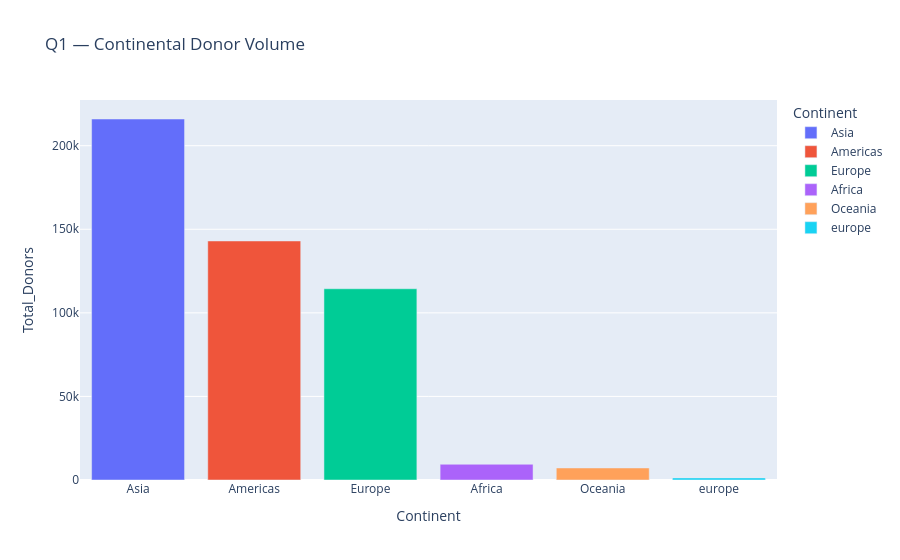

Source (notebook cell):
### Markdown cell above
### Q1. How does total donor volume vary across continents?
**Analysis and justification:** This view is selected to compare the relevant groups or examine the relationship between the variables. Use rates for population-adjusted comparisons and treat correlations as associations, not causation. After running the cell, record the highest/lowest groups, the pattern, any outliers, and one limitation in your report.

### Code cell
tmp = df.groupby("Continent", dropna=False)["Total_Donors"].sum().reset_index().sort_values("Total_Donors", ascending=False)
fig = px.bar(tmp, x="Continent", y="Total_Donors", color="Continent", title="Q1 — Continental Donor Volume")
fig.show()
print(tmp.to_string(index=False))

### Figure 1 — Plotly figure (JSON) as saved in the notebook; plotly's stock layout.template omitted (floating-point values rounded to 4 significant figures)
{"data": [{"hovertemplate": "Continent=%{x}<br>Total_Donors=%{y}<extra></extra>", "legendgroup": "Asia", "marker": {"color": "#636efa", "pattern": {"shape": ""}}, "name": "Asia", "orientation": "v", "showlegend": true, "textposition": "auto", "type": "bar", "x": ["Asia"], "xaxis": "x", "y": [216000.0], "yaxis": "y"}, {"hovertemplate": "Continent=%{x}<br>Total_Donors=%{y}<extra></extra>", "legendgroup": "Americas", "marker": {"color": "#EF553B", "pattern": {"shape": ""}}, "name": "Americas", "orientation": "v", "showlegend": true, "textposition": "auto", "type": "bar", "x": ["Americas"], "xaxis": "x", "y": [143000.0], "yaxis": "y"}, {"hovertemplate": "Continent=%{x}<br>Total_Donors=%{y}<extra></extra>", "legendgroup": "Europe", "marker": {"color": "#00cc96", "pattern": {"shape": ""}}, "name": "Europe", "orientation": "v", "showlegend": true, "textposition": "auto", "type": "bar", "x": ["Europe"], "xaxis": "x", "y": [114400.0], "yaxis": "y"}, {"hovertemplate": "Continent=%{x}<br>Total_Donors=%{y}<extra></extra>", "legendgroup": "Africa", "marker": {"color": "#ab63fa", "pattern": {"shape": ""}}, "name": "Africa", "orientation": "v", "showlegend": true, "textposition": "auto", "type": "bar", "x": ["Africa"], "xaxis": "x", "y": [9427.0], "yaxis": "y"}, {"hovertemplate": "Continent=%{x}<br>Total_Donors=%{y}<extra></extra>", "legendgroup": "Oceania", "marker": {"color": "#FFA15A", "pattern": {"shape": ""}}, "name": "Oceania", "orientation": "v", "showlegend": true, "textposition": "auto", "type": "bar", "x": ["Oceania"], "xaxis": "x", "y": [7197.0], "yaxis": "y"}, {"hovertemplate": "Continent=%{x}<br>Total_Donors=%{y}<extra></extra>", "legendgroup": "europe", "marker": {"color": "#19d3f3", "pattern": {"shape": ""}}, "name": "europe", "orientation": "v", "showlegend": true, "textposition": "auto", "type": "bar", "x": ["europe"], "xaxis": "x", "y": [1260.0], "yaxis": "y"}], "layout": {"barmode": "relative", "legend": {"title": {"text": "Continent"}, "tracegroupgap": 0}, "title": {"text": "Q1 — Continental Donor Volume"}, "xaxis": {"anchor": "y", "categoryarray": ["Asia", "Americas", "Europe", "Africa", "Oceania", "europe"], "categoryorder": "array", "domain": [0, 1], "title": {"text": "Continent"}}, "yaxis": {"anchor": "x", "domain": [0, 1], "title": {"text": "Total_Donors"}}}}
